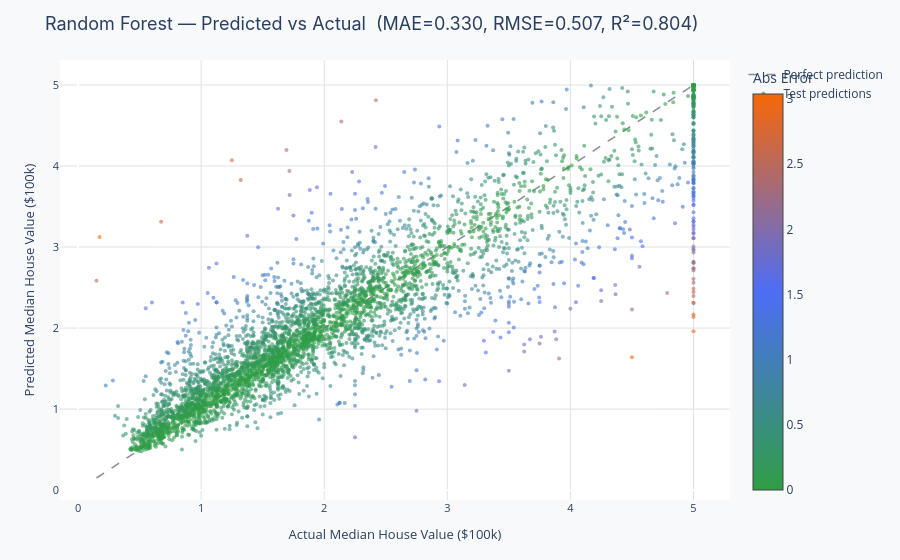

The notebook cell this image was saved under:
### Markdown cell above
---
## Real-world example: Predicting California house prices — how far off is the model?

California Housing is a classic regression benchmark: 20,640 census tracts, 8 features, target is median house value in units of $100k. A Random Forest trained on 80% of the data produces predictions we can evaluate with all four metrics below.

### Code cell
from sklearn.ensemble import RandomForestRegressor
import numpy as np
import plotly.graph_objects as go
from tkh_utils import PALETTE, FONT, base_layout

np.random.seed(42)
rf = RandomForestRegressor(n_estimators=50, random_state=42)
rf.fit(X_train, y_train)
y_pred = rf.predict(X_test)

mae  = mean_absolute_error(y_test, y_pred)
rmse = np.sqrt(mean_squared_error(y_test, y_pred))
r2   = r2_score(y_test, y_pred)

# Predicted vs actual scatter
abs_err = np.abs(y_test.values - y_pred)
layout = base_layout(
    title=f"Random Forest — Predicted vs Actual  (MAE={mae:.3f}, RMSE={rmse:.3f}, R²={r2:.3f})",
    xaxis_title="Actual Median House Value ($100k)",
    yaxis_title="Predicted Median House Value ($100k)",
)
layout.update(showlegend=True)

fig = go.Figure(layout=layout)
# Perfect prediction line
pmin, pmax = float(y_test.min()), float(y_test.max())
fig.add_trace(go.Scatter(
    x=[pmin, pmax], y=[pmin, pmax],
    mode="lines",
    line=dict(color=PALETTE["muted"], width=1.5, dash="dash"),
    name="Perfect prediction",
))
fig.add_trace(go.Scatter(
    x=y_test.values, y=y_pred,
    mode="markers",
    marker=dict(
        color=abs_err,
        colorscale=[[0, PALETTE["accent"]], [0.5, PALETTE["primary"]], [1, PALETTE["secondary"]]],
        size=4,
        opacity=0.6,
        colorbar=dict(title="Abs Error"),
    ),
    name="Test predictions",
))
fig.show()

### Figure 1 — Plotly figure (JSON) as saved in the notebook; plotly's stock layout.template omitted (floating-point values rounded to 4 significant figures; data arrays with more than 128 entries replaced by an {"elided": "..."} marker saying what was removed)
{"data": [{"line": {"color": "#868E96", "dash": "dash", "width": 1.5}, "mode": "lines", "name": "Perfect prediction", "type": "scatter", "x": [0.15, 5.0], "y": [0.15, 5.0]}, {"marker": {"color": {"elided": "4128 float values"}, "colorbar": {"title": {"text": "Abs Error"}}, "colorscale": [[0, "#2F9E44"], [0.5, "#4C6EF5"], [1, "#F76707"]], "opacity": 0.6, "size": 4}, "mode": "markers", "name": "Test predictions", "type": "scatter", "x": {"elided": "4128 float values"}, "y": {"elided": "4128 float values"}}], "layout": {"legend": {"font": {"size": 12}}, "margin": {"b": 60, "l": 60, "r": 30, "t": 60}, "paper_bgcolor": "#F8F9FA", "plot_bgcolor": "#FFFFFF", "showlegend": true, "title": {"font": {"family": "Inter, Arial, sans-serif", "size": 18}, "text": "Random Forest — Predicted vs Actual  (MAE=0.330, RMSE=0.507, R²=0.804)"}, "xaxis": {"gridcolor": "#DEE2E6", "tickfont": {"size": 11}, "title": {"font": {"size": 13}, "text": "Actual Median House Value ($100k)"}}, "yaxis": {"gridcolor": "#DEE2E6", "tickfont": {"size": 11}, "title": {"font": {"size": 13}, "text": "Predicted Median House Value ($100k)"}}}}
